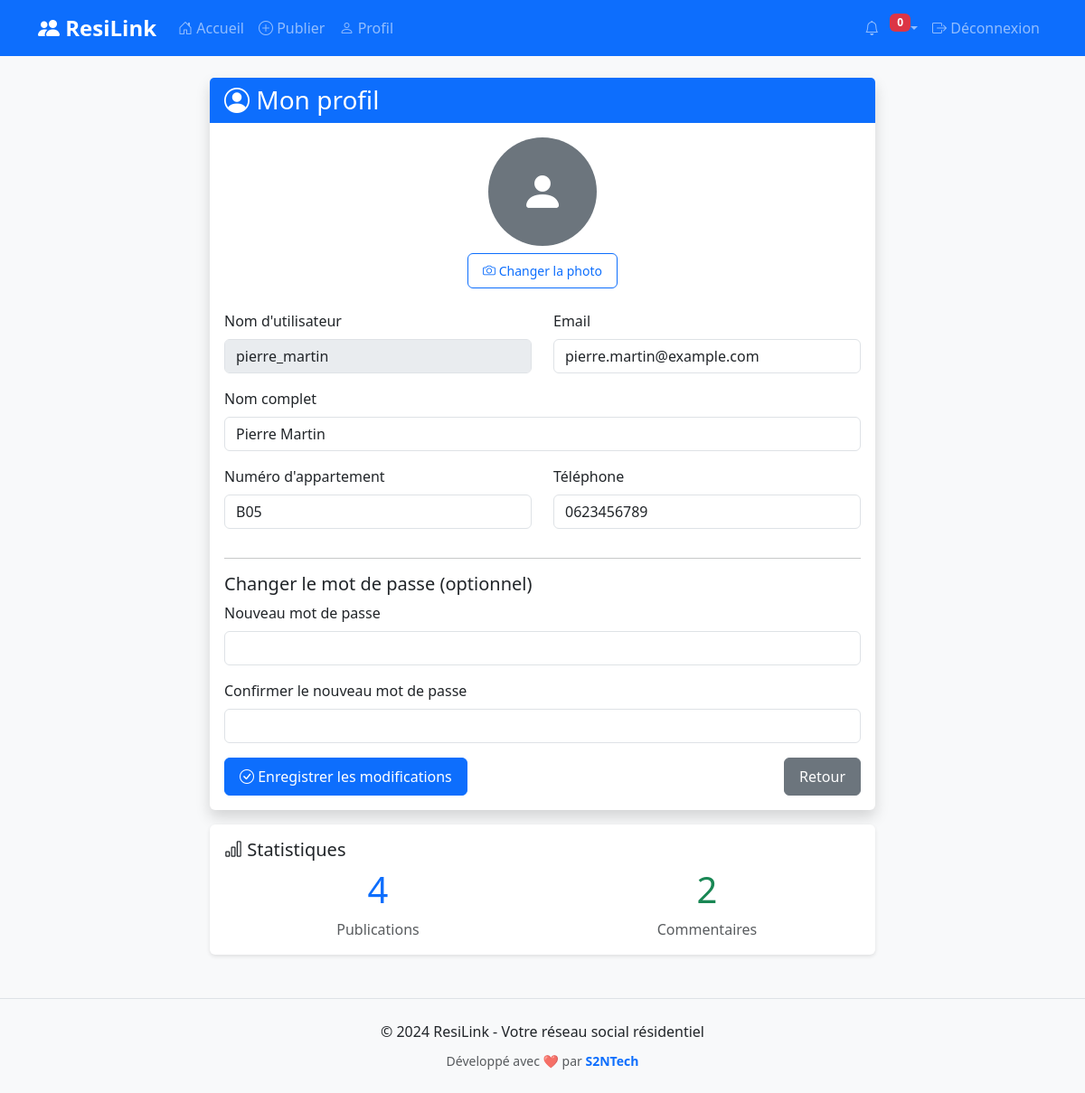
The app's page /profile.php (signed in) with its own data.
### tables this page shows
CREATE TABLE IF NOT EXISTS users (
    id INT AUTO_INCREMENT PRIMARY KEY,
    username VARCHAR(50) NOT NULL UNIQUE,
    email VARCHAR(100) NOT NULL UNIQUE,
    password VARCHAR(255) NOT NULL,
    full_name VARCHAR(100),
    apartment_number VARCHAR(20),
    phone VARCHAR(20),
    role ENUM('user', 'admin') DEFAULT 'user',
    avatar VARCHAR(255) DEFAULT NULL,
    created_at TIMESTAMP DEFAULT CURRENT_TIMESTAMP,
    updated_at TIMESTAMP DEFAULT CURRENT_TIMESTAMP ON UPDATE CURRENT_TIMESTAMP
);

### profile.php (the view, shortened to what this page needs)
<?php
require_once 'includes/header.php';
$pdo = getDBConnection();
$stmt = $pdo->prepare("SELECT * FROM users WHERE id = ?");
$stmt->execute([$_SESSION['user_id']]);
$user = $stmt->fetch();
$stmt = $pdo->prepare("SELECT COUNT(*) FROM posts WHERE user_id = ?");
$stmt->execute([$_SESSION['user_id']]);
$post_count = $stmt->fetchColumn();
$stmt = $pdo->prepare("SELECT COUNT(*) FROM comments WHERE user_id = ?");
$stmt->execute([$_SESSION['user_id']]);
$comment_count = $stmt->fetchColumn();
?>
<div class="row justify-content-center">
    <div class="col-md-8">
        <div class="card shadow">
            <div class="card-header bg-primary text-white">
                <h3 class="mb-0"><i class="bi bi-person-circle"></i> Mon profil</h3>
            </div>
            <div class="card-body">
                <form method="POST" enctype="multipart/form-data">
                    <div class="text-center mb-4">
                        <?php if (!empty($user['avatar'])): ?>
                            <img src="assets/uploads/avatars/<?= htmlspecialchars($user['avatar']) ?>"
                                 class="avatar-lg rounded-circle mb-2" alt="Avatar" id="avatarPreview">
                        <?php else: ?>
                            <div class="avatar-lg rounded-circle mb-2 bg-secondary d-flex align-items-center justify-content-center mx-auto" id="avatarPreview">
                                <i class="bi bi-person-fill text-white" style="font-size: 3rem;"></i>
                            </div>
                        <?php endif; ?>
                        <div>
                            <button type="button" class="btn btn-sm btn-outline-primary"
                                    onclick="document.getElementById('avatar').click()">
                                <i class="bi bi-camera"></i> Changer la photo
                            </button>
                        </div>
                    </div>
                    <div class="row">
                        <div class="col-md-6 mb-3">
                            <label for="username" class="form-label">Nom d'utilisateur</label>
                            <input type="text" class="form-control" id="username"
                                   value="<?= htmlspecialchars($user['username']) ?>" disabled>
                        </div>
                        <div class="col-md-6 mb-3">
                            <label for="email" class="form-label">Email</label>
                            <input type="email" class="form-control" id="email" name="email"
                                   value="<?= htmlspecialchars($user['email']) ?>" required>
                        </div>
                    </div>
                    <div class="mb-3">
                        <label for="full_name" class="form-label">Nom complet</label>
                        <input type="text" class="form-control" id="full_name" name="full_name"
                               value="<?= htmlspecialchars($user['full_name']) ?>">
                    </div>
                    <div class="row">
                        <div class="col-md-6 mb-3">
                            <label for="apartment_number" class="form-label">Numéro d'appartement</label>
                            <input type="text" class="form-control" id="apartment_number" name="apartment_number"
                                   value="<?= htmlspecialchars($user['apartment_number']) ?>">
                        </div>
                        <div class="col-md-6 mb-3">
                            <label for="phone" class="form-label">Téléphone</label>
                            <input type="tel" class="form-control" id="phone" name="phone"
                                   value="<?= htmlspecialchars($user['phone']) ?>">
                        </div>
                    </div>
                    <hr>
                    <h5>Changer le mot de passe (optionnel)</h5>
                    <div class="mb-3">
                        <label for="new_password" class="form-label">Nouveau mot de passe</label>
                        <input type="password" class="form-control" id="new_password" name="new_password">
                    </div>
                    <div class="mb-3">
                        <label for="password_confirm" class="form-label">Confirmer le nouveau mot de passe</label>
                        <input type="password" class="form-control" id="password_confirm" name="password_confirm">
                    </div>
                    <div class="d-flex justify-content-between align-items-center">
                        <button type="submit" class="btn btn-primary">
                            <i class="bi bi-check-circle"></i> Enregistrer les modifications
                        </button>
                        <a href="index.php" class="btn btn-secondary">Retour</a>
                    </div>
                </form>
            </div>
        </div>
        <div class="card mt-3">
            <div class="card-body">
                <h5><i class="bi bi-bar-chart"></i> Statistiques</h5>
                <div class="row text-center">
                    <div class="col-6">
                        <h3 class="text-primary"><?= $post_count ?></h3>
                        <p class="text-muted mb-0">Publications</p>
                    </div>
                    <div class="col-6">
                        <h3 class="text-success"><?= $comment_count ?></h3>
                        <p class="text-muted mb-0">Commentaires</p>
                    </div>
                </div>
            </div>
        </div>
    </div>
</div>
<?php require_once 'includes/footer.php'; ?>

### assets/css/style.css (style rules this page uses)
:root { --primary-color: #0d6efd; --secondary-color: #6c757d; --success-color: #198754; --danger-color: #dc3545; --warning-color: #ffc107; --info-color: #0dcaf0; }
body { background-color: #f8f9fa; font-family: 'Segoe UI', Tahoma, Geneva, Verdana, sans-serif; }
.avatar-lg { width: 120px; height: 120px; border-radius: 50%; object-fit: cover; }
.card { border: none; box-shadow: 0 2px 4px rgba(0,0,0,0.1); transition: transform 0.2s, box-shadow 0.2s; }
.card-header { background-color: var(--primary-color); border-bottom: none; }
.btn { border-radius: 0.375rem; padding: 0.5rem 1rem; transition: all 0.2s; }
.card { animation: fadeIn 0.3s ease-in; }
.col-6 h3 { font-size: 2.5rem; margin-bottom: 0.5rem; }

### records on screen
users: username "pierre_martin", email "pierre.martin@example.com", full_name "Pierre Martin", apartment_number "B05", phone "0623456789"

### other values on screen
$post_count "4"
$comment_count "2"
